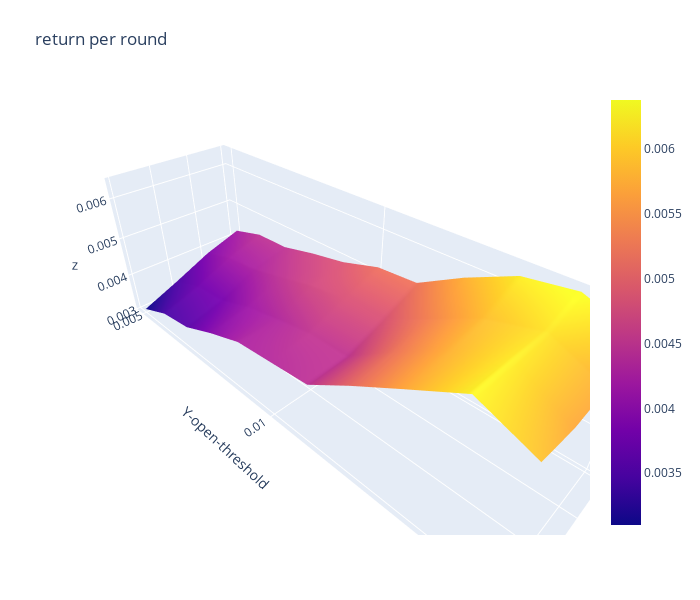

Notebook code for this chart:
### Code cell
import plotly.graph_objects as go

x_data = df_return_per_round.columns.to_list() # close threshold

y_data = df_return_per_round.index.to_list() # open threshold

z_data = df_return_per_round.copy(deep=True) # return per round

fig = go.Figure(data=[go.Surface(z=z_data.values,x=x_data,y=y_data)])

fig.update_layout(title="return per round", # 标题
                  autosize=False,  # 尺度自动缩放
                  width=700,  # 长宽
                  height=600,
                  margin=dict(l=65,r=50,b=65,t=90),  # 4个位置的距离
                  scene=dict(xaxis_title='X-close-threshold',yaxis_title='Y-open-threshold')
                 )

fig.show()

### Figure 1 — Plotly figure (JSON) as saved in the notebook; plotly's stock layout.template omitted (floating-point values rounded to 4 significant figures)
{"data": [{"type": "surface", "x": [0, 0.001, 0.002, 0.003], "y": [0.005, 0.006, 0.007, 0.008, 0.009, 0.01, 0.011, 0.012, 0.013, 0.014, 0.015], "z": [[0.004226, 0.003919, 0.003496, 0.003101], [0.004465, 0.004182, 0.003773, 0.003457], [0.004483, 0.004274, 0.003843, 0.003584], [0.004695, 0.004473, 0.004146, 0.003956], [0.004866, 0.004698, 0.004324, 0.004275], [0.00515, 0.004817, 0.004496, 0.004362], [0.005208, 0.004833, 0.004491, 0.004452], [0.005763, 0.005342, 0.005179, 0.005086], [0.006232, 0.005867, 0.005756, 0.005683], [0.00638, 0.006139, 0.006217, 0.00627], [0.006009, 0.005688, 0.005671, 0.005869]]}], "layout": {"autosize": false, "height": 600, "margin": {"b": 65, "l": 65, "r": 50, "t": 90}, "scene": {"xaxis": {"title": {"text": "X-close-threshold"}}, "yaxis": {"title": {"text": "Y-open-threshold"}}}, "title": {"text": "return per round"}, "width": 700}}
